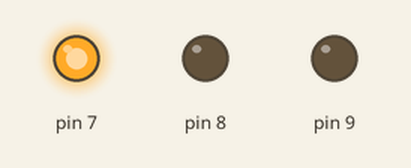
The sketch below on a simulated Arduino Uno, built with avr-gcc and run on an emulated ATmega328P. Shown: output pins drawn as LEDs (lit = HIGH).

Above: at 0.5 s.
At 1.5 s:
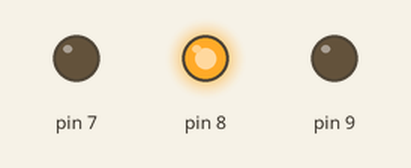
At 5.5 s:
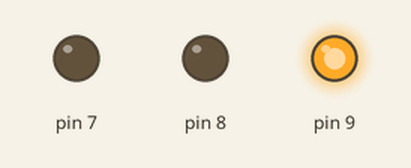
Timing chart, 0 to 6.9 s (numbered marks = the images above):
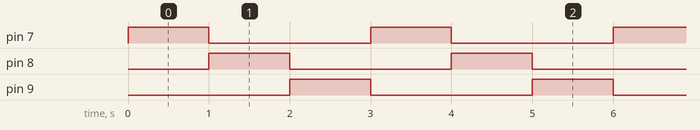

Measured:
- by itself, pin 7–9: alternates HIGH for 1.0 s and LOW for 2.0 s
- by itself, everything shown: repeats every 3.0 s, in 3 steps

The sketch:

P1.ino
```cpp
/*Title: Write a program using Arduino to control LED (One or more ON/OFF). Or Blinking
Name:- Manav Uttekar
Roll No:- 71*/

void setup()
{
    // put your setup code here, to run once:
    pinMode(7, OUTPUT);
    pinMode(8, OUTPUT);
    pinMode(9, OUTPUT);
}

void loop()
{
    // put your main code here, to run repeatedly:
    digitalWrite(7, HIGH);
    digitalWrite(8, LOW);
    digitalWrite(9, LOW);
    delay(1000);

    digitalWrite(7, LOW);
    digitalWrite(8, HIGH);
    digitalWrite(9, LOW);
    delay(1000);

    digitalWrite(7, LOW);
    digitalWrite(8, LOW);
    digitalWrite(9, HIGH);
    delay(1000);
}
```
